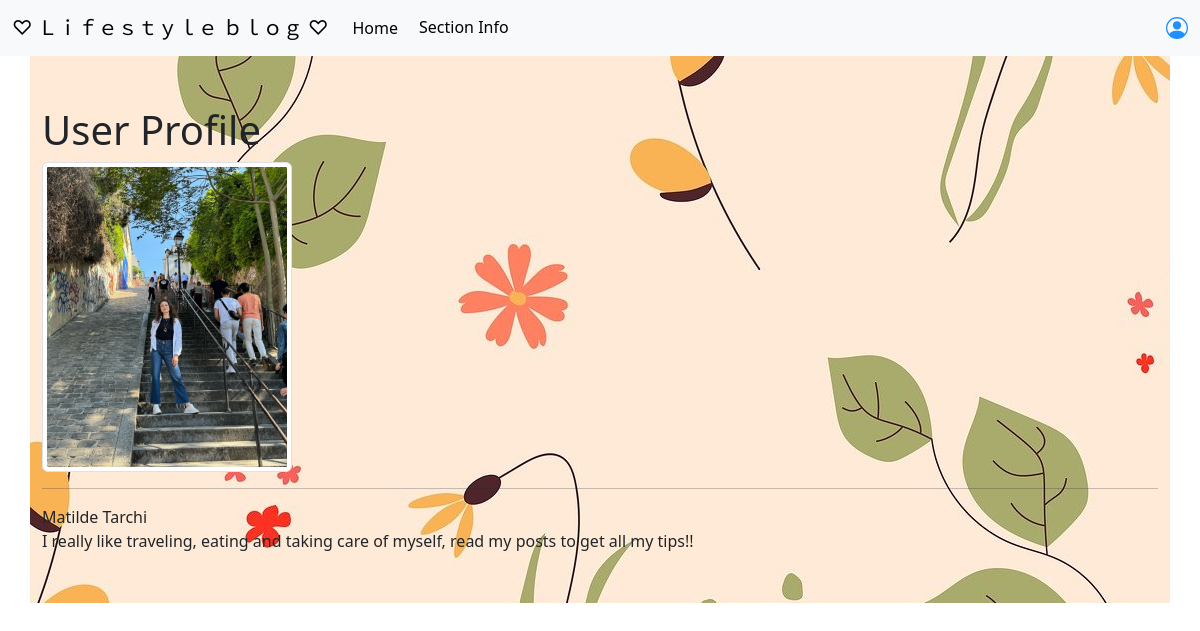
The app's page /users/1/profile/ with its own data.
### TheBlog/models.py (models this page shows, shortened)
class Profile(models.Model):
    user = models.OneToOneField(User, null=True, on_delete=models.CASCADE)
    bio = models.TextField()
    profile_image = models.ImageField(null=True, blank=True, upload_to='images/profile/')

### users/views.py (the view)
# urls.py: path('<int:pk>/profile/', ShowProfileView.as_view(), name='show_profile'),
class ShowProfileView(generic.DetailView):
    model = Profile
    template_name = 'registration/user_profile.html'
    def get_context_data(self, *args, **kwargs):
        context = super(ShowProfileView, self).get_context_data(*args, **kwargs)
        page_user = get_object_or_404(Profile, id=self.kwargs['pk'])
        context['page_user'] = page_user
        return context

### users/templates/registration/user_profile.html
{% extends 'base.html' %}
{% block content %}
    <h1>User Profile</h1>
    {% if page_user.profile_image %}
        <img src="{{ page_user.profile_image.url }}" class="img-thumbnail" height="200" width="250">
    {% endif %}
    <hr>
    <div class = 'info'>
        {{ page_user.user.first_name }}
        {{ page_user.user.last_name }}
        <br>
        {{ page_user.user.profile.bio }}
    </div>
{% endblock %}

### records on screen
Profile: profile_image (picture), user.first_name "Matilde", user.last_name "Tarchi", user.profile.bio "I really like traveling, eating and taking care of myself, read my posts to get all my tips!!"
